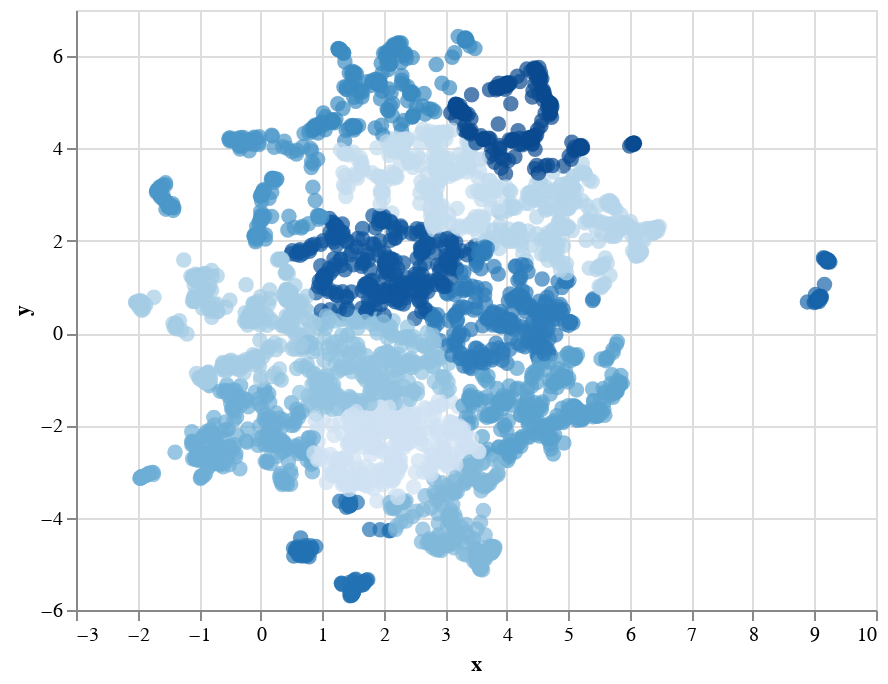

Notebook code cell kept with this figure:
### Code cell
# #reduce embeds 
random.seed(50)
green_occ = random.choice(green_occs)

new_green_skills = list(set(green_skills_df[(green_skills_df.occupation == green_occ) & (green_skills_df.extracted_skill.isna())].skill_label))
new_green_skills_embeds = bert_model.transform(new_green_skills)
embedding = reducer.fit_transform(new_green_skills_embeds)
kmeans = KMeans(n_clusters=15, random_state=0).fit(embedding)
labels = kmeans.labels_

new_skill_cluster_df = pd.DataFrame({'skill': new_green_skills, 'cluster_number': labels, 'x': embedding[:, 0], 'y': embedding[:, 1]})

print(f'new "green" skill groups based on green "{green_occ}"occupation')

alt.data_transformers.disable_max_rows()

alt.Chart(new_skill_cluster_df).mark_circle(size=60).encode(
    x='x',
    y='y',
    color=alt.Color('cluster_number', legend=None),
    tooltip=['skill', 'cluster_number']
).interactive()

### Figure 1 — Vega-Lite specification as saved in the notebook (floating-point values rounded to 4 significant figures; data arrays with more than 128 entries replaced by an {"elided": "..."} marker saying what was removed)
{"config": {"view": {"continuousWidth": 400, "continuousHeight": 300}}, "data": {"name": "data-3e79861a87fa0fa196a9e1a978d746ee"}, "mark": {"type": "circle", "size": 60}, "encoding": {"color": {"field": "cluster_number", "legend": null, "type": "quantitative"}, "tooltip": [{"field": "skill", "type": "nominal"}, {"field": "cluster_number", "type": "quantitative"}], "x": {"field": "x", "type": "quantitative"}, "y": {"field": "y", "type": "quantitative"}}, "selection": {"selector049": {"type": "interval", "bind": "scales", "encodings": ["x", "y"]}}, "$schema": "https://vega.github.io/schema/vega-lite/v4.17.0.json", "datasets": {"data-3e79861a87fa0fa196a9e1a978d746ee": {"elided": "3779 records"}}}
